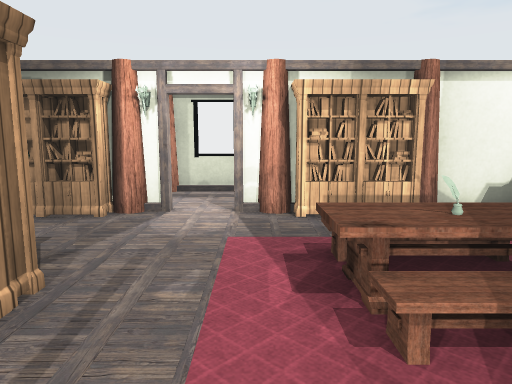
[1] (above)

17 first-person views from a walk through a Unity game level. The camera is 1.2 m above the floor, tilts 8° down and sees 70° across. Doors are open. The floor is counted in squares, 1 m on a side. Each view is taken from the middle of a square. On the plan, view 1 faces up. The plan holds only what a view shows up to about 15 squares ahead; the rest is blank. The place goes on beyond the plan. The player character is not drawn. Some surface patterns are stand-ins.

[2]
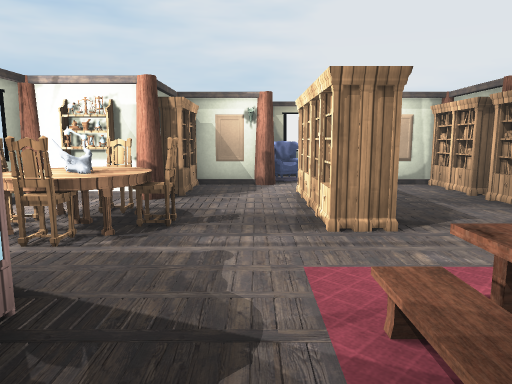

[3]
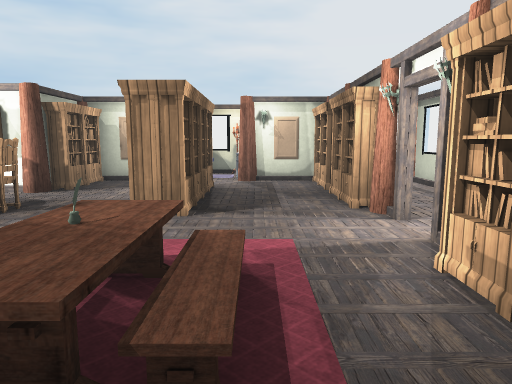

[4]
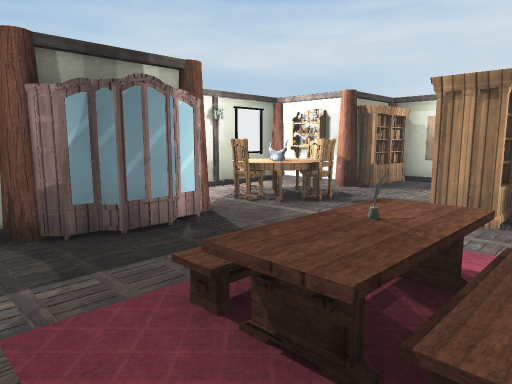

[5]
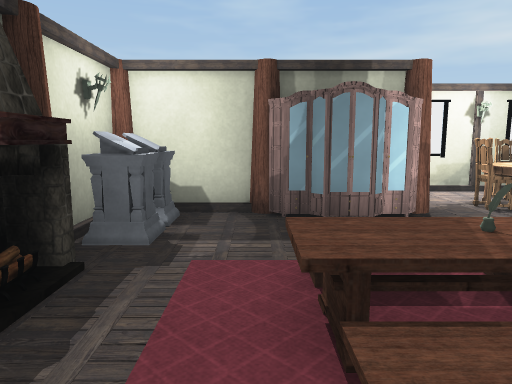

[6]
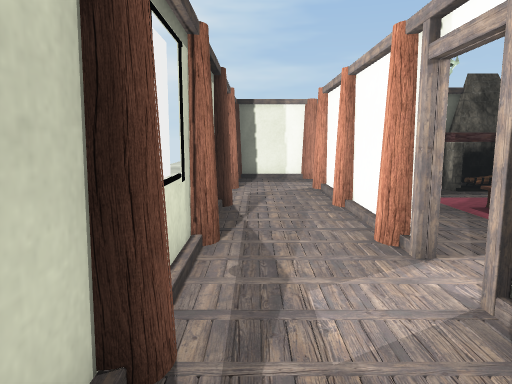

[7]
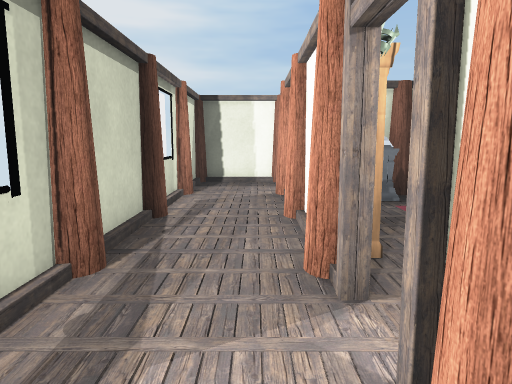

[8]
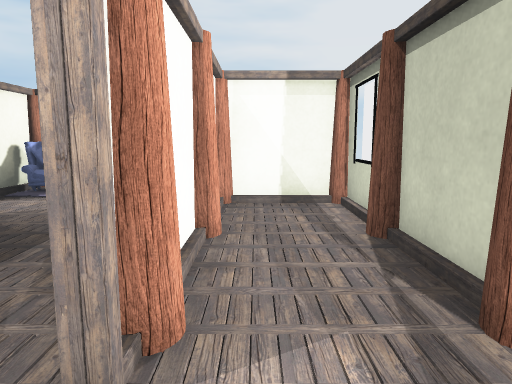

[9]
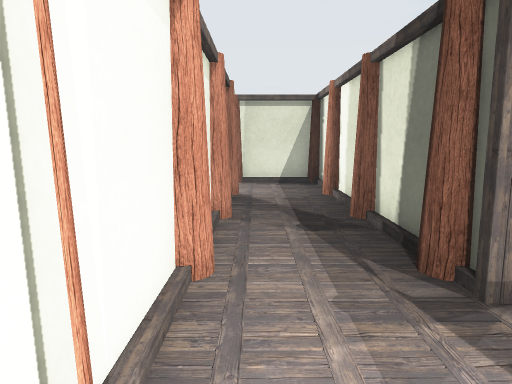

[10]
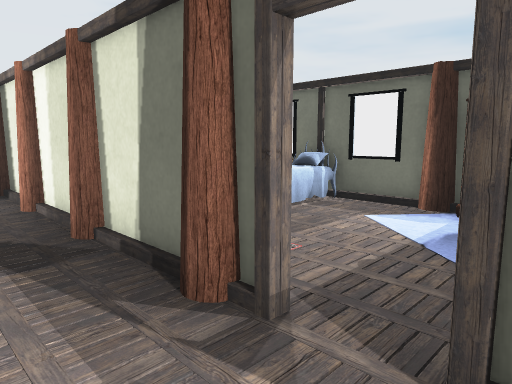

[11]
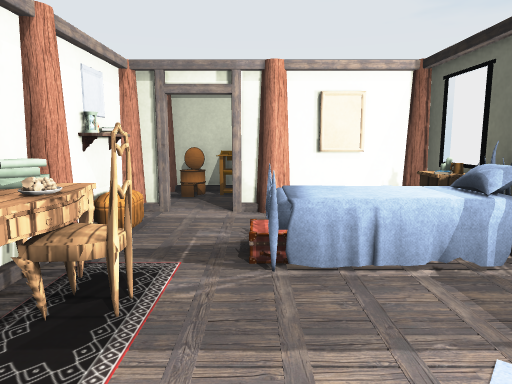

[12]
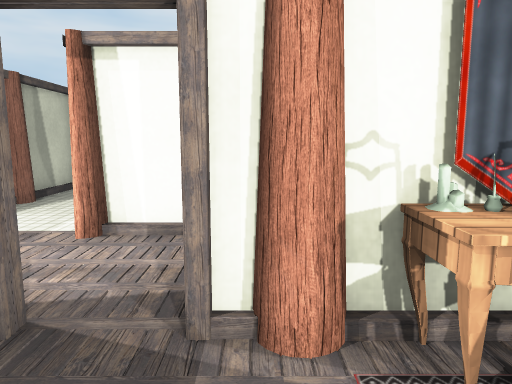

[13]
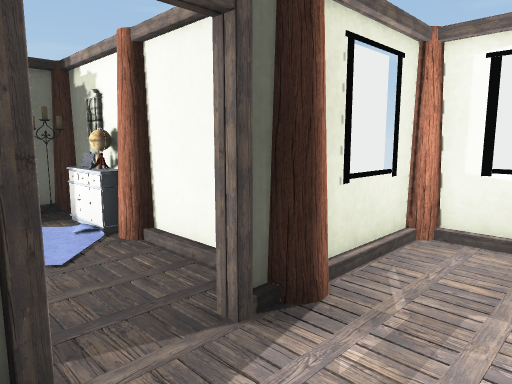

[14]
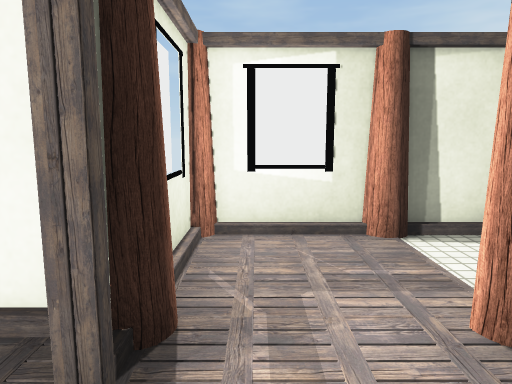

[15]
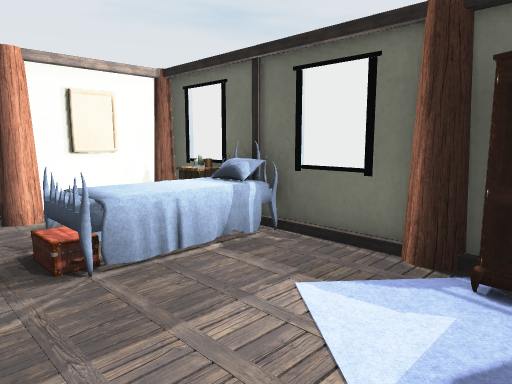

[16]
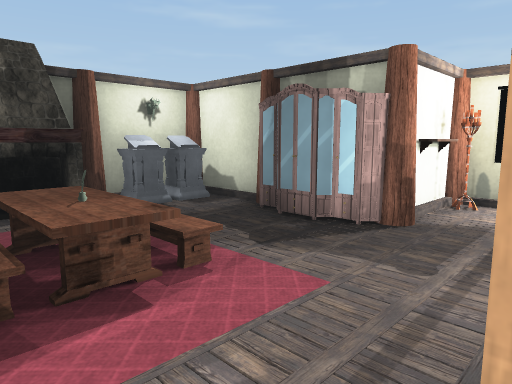

[17]
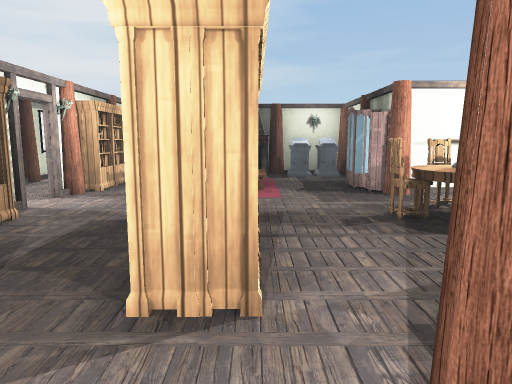

### Floor plan
Key: @ floor where view 1 was taken; # wall or solid block; . main floor; : floor 0.5 m higher than the main floor; + floor 0.75 m higher than the main floor; / step, stairs or slope; D open door; O other object.
Columns run from 10 left of view 1 to 13 right of it. Each row starts with its distance up from view 1.
  9    ##O##O#O##O#O###O
  8    #..............#OO
  7    #..............#
  6    #O##OODO#O###..#D###O
  5    #..........O ..#.. ##
  4    OO......//..#..#.O  #
  3 ##O..OOOO..O+..O.OOOOOO#
  2 #O...OOOO..::..O.OOO...#
  1 ###O...........O..#....O
  0    #....O.@...OO..D..OO
 -1    #OO.OOOO#O###..O##OO#
 -2      OOOOOO  .....#
 -3      OO#O O ......#
 -4      #####O#####O#O

Positions as (right, up) in squares from view 1, and headings:
1: (0, 0), facing up
2: (3, 1), facing left
3: (4, 4), facing left
4: (4, 4), facing down-left
5: (3, 5), facing down
6: (-4, 8), facing right
7: (-3, 7), facing right
8: (0, 7), facing left
9: (6, -2), facing up
10: (6, -1), facing up-right
11: (10, 0), facing up
12: (10, 1), facing left
13: (6, 1), facing down-right
14: (7, 1), facing down
15: (9, 0), facing up-right
16: (-2, 4), facing down-right
17: (-8, 2), facing right
